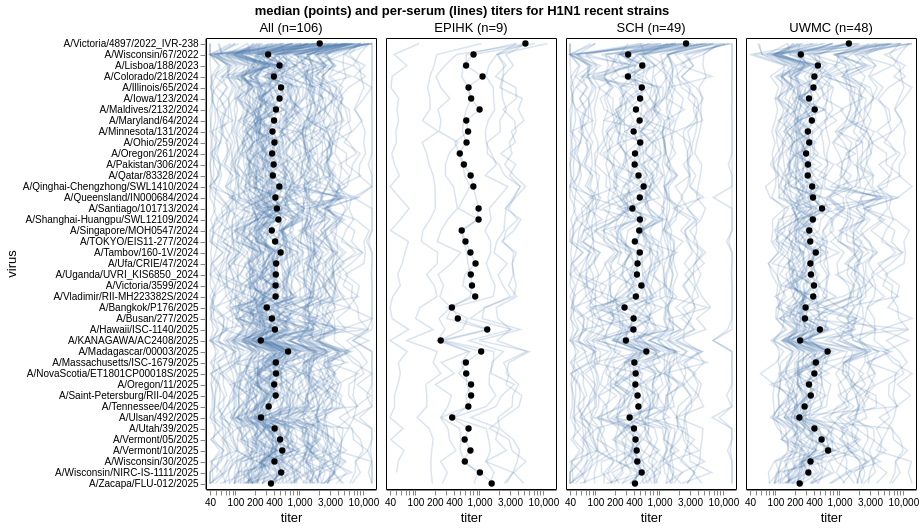

Notebook cell for this chart:
### Markdown cell above
### Now make nicely formatted charts and save them

### Code cell
for subtype, strain_type, (chart_obj, chart_desc, title) in itertools.product(
    viruses["subtype"].unique(),
    ["recent", "vaccine"],
    [
        ((serum_lines + median_points), "individual_sera", "median (points) and per-serum (lines) titers"),
        ((interquartile_range + median_points), "interquartile_range", "median (points) and interquartile range titers"),
        (frac_below_cutoff, "frac_below_cutoff", "fraction sera below titer cutoff"),
    ],
):
    filename = f"{subtype}_{strain_type}_{chart_desc}.html"

    chart = (
        facet_and_add_lookups(chart_obj)
        .transform_filter(alt.datum["subtype"] == subtype)
        .transform_filter(
            alt.FieldOneOfPredicate(
                "strain_type",
                {
                    "recent": ["circulating_2025", "recent_vaccine"],
                    "vaccine": ["vaccine", "recent_vaccine"],
                }[strain_type]
            )
        )
        .configure_axis(grid=False, titleFontWeight="normal", titleFontSize=13)
        .configure_header(
            title=None, labelOrient="top", labelFontSize=13, labelPadding=2
        )
        .configure_view(stroke="black")
        .configure_facet(spacing=8)
        .properties(
            title=alt.TitleParams(
                f"{title} for {subtype} {strain_type} strains",anchor="middle", fontSize=13
            ),
        )
    )
    display(chart)

    print(f"Saving to {filename=}\n")

### Figure 1 — Vega-Lite specification as saved in the notebook (floating-point values rounded to 4 significant figures; data arrays with more than 128 entries replaced by an {"elided": "..."} marker saying what was removed)
{"config": {"view": {"continuousWidth": 300, "continuousHeight": 300, "stroke": "black"}, "axis": {"grid": false, "titleFontSize": 13, "titleFontWeight": "normal"}, "facet": {"spacing": 8}, "header": {"labelFontSize": 13, "labelOrient": "top", "labelPadding": 2, "title": null}}, "data": {"name": "data-d3350df25281bec670b74cdc699a7fc1"}, "facet": {"column": {"field": "group_n", "title": null, "type": "nominal"}}, "spec": {"layer": [{"mark": {"type": "line"}, "encoding": {"detail": {"field": "serum", "type": "nominal"}, "opacity": {"condition": {"param": "param_2", "value": 1, "empty": false}, "value": 0.2}, "size": {"condition": {"param": "param_2", "value": 3, "empty": false}, "value": 1.5}, "tooltip": [{"field": "virus", "type": "nominal"}, {"field": "serum", "type": "nominal"}, {"field": "titer", "format": ".1f", "type": "quantitative"}, {"field": "collection_date_string", "title": "serum date", "type": "nominal"}, {"field": "age_string", "title": "age", "type": "nominal"}, {"field": "sex", "type": "nominal"}], "x": {"field": "titer", "scale": {"domainMin": 40, "nice": false, "padding": 4, "type": "log"}, "type": "quantitative"}, "y": {"axis": {"labelExpr": "replace(datum.label, regexp('_[^_]*$'), '')", "labelLimit": 500}, "field": "virus", "sort": {"elided": "146 str values"}, "type": "nominal"}}, "name": "view_15"}, {"mark": {"type": "circle", "opacity": 1}, "encoding": {"color": {"condition": {"param": "param_1", "value": "red", "empty": false}, "value": "black"}, "size": {"condition": {"param": "param_1", "value": 80, "empty": false}, "value": 40}, "tooltip": [{"field": "virus", "type": "nominal"}, {"field": "strain_type", "type": "nominal"}, {"field": "median_titer", "format": ".1f", "type": "quantitative"}], "x": {"field": "median_titer", "scale": {"domainMin": 40, "nice": false, "padding": 4, "type": "log"}, "title": "titer", "type": "quantitative"}, "y": {"axis": {"labelExpr": "replace(datum.label, regexp('_[^_]*$'), '')", "labelLimit": 500}, "field": "virus", "sort": {"elided": "146 str values"}, "type": "nominal"}}, "transform": [{"aggregate": [{"op": "median", "field": "titer", "as": "median_titer"}], "groupby": ["virus", "subtype", "strain_type", "group"]}]}], "height": {"step": 11}, "width": 170}, "params": [{"name": "param_1", "select": {"type": "point", "clear": "mouseout", "fields": ["virus"], "nearest": false, "on": "mouseover"}, "views": ["view_15"]}, {"name": "param_2", "select": {"type": "point", "clear": "mouseout", "fields": ["serum"], "nearest": false, "on": "mouseover"}, "views": ["view_15"]}, {"name": "param_3", "select": {"type": "point", "fields": ["group"]}, "bind": {"input": "select", "options": [null, "All", "EPIHK", "SCH", "UWMC"], "labels": ["show all", "All", "EPIHK", "SCH", "UWMC"], "name": "serum group"}, "views": ["view_15"]}, {"name": "param_4", "bind": {"input": "range", "max": 70, "min": 0, "name": "minimum subject age (years)", "step": 5}, "value": 0}, {"name": "param_5", "bind": {"input": "range", "max": 70, "min": 0, "name": "maximum subject age (years)", "step": 5}, "value": 70}], "title": {"text": "median (points) and per-serum (lines) titers for H1N1 recent strains", "anchor": "middle", "fontSize": 13}, "transform": [{"lookup": "serum", "from": {"data": {"name": "data-f3098f669076d88f1252da90cc10e892"}, "key": "serum", "fields": ["group", "collection_date_string", "age_string", "age_years", "sex"]}}, {"lookup": "virus", "from": {"data": {"name": "data-01fd58f385a85a4bdd0368139e5314db"}, "key": "virus", "fields": ["subtype", "strain_type"]}}, {"calculate": "[datum.group, 'All']", "as": "facet_with_all"}, {"flatten": ["facet_with_all"], "as": ["group"]}, {"filter": {"param": "param_3"}}, {"filter": "(datum['age_years'] >= param_4)"}, {"filter": "(datum['age_years'] <= param_5)"}, {"joinaggregate": [{"op": "distinct", "field": "serum", "as": "n_per_group"}], "groupby": ["group"]}, {"calculate": "datum.group + ' (n=' + datum.n_per_group + ')'", "as": "group_n"}, {"filter": "(datum['subtype'] === 'H1N1')"}, {"filter": {"field": "strain_type", "oneOf": ["circulating_2025", "recent_vaccine"]}}], "$schema": "https://vega.github.io/schema/vega-lite/v5.20.1.json", "datasets": {"data-d3350df25281bec670b74cdc699a7fc1": {"elided": "14681 records"}, "data-f3098f669076d88f1252da90cc10e892": [{"group": "EPIHK", "serum": "EPIHK_1", "collection_date_numerical": "2025-04-01", "age_years": 14.5, "sex": "F", "collection_date_string": "April-2025", "age_string": "10to19", "exposure_info": "Received 2024/25 NH vaccine: Yes, Received 2023/24 NH vaccine: No, Self-reported flu infection within 0-182 days before collection: No, PCR-confirmed flu infection within 0-182 days before collection: No, Self-reported flu infection within 183-365 days before collection: No, PCR-confirmed flu infection within 183-365 days before collection: No"}, {"group": "EPIHK", "serum": "EPIHK_2", "collection_date_numerical": "2025-04-01", "age_years": 14.5, "sex": "F", "collection_date_string": "April-2025", "age_string": "10to19", "exposure_info": "Received 2024/25 NH vaccine: Yes, Received 2023/24 NH vaccine: No, Self-reported flu infection within 0-182 days before collection: No, PCR-confirmed flu infection within 0-182 days before collection: No, Self-reported flu infection within 183-365 days before collection: No, PCR-confirmed flu infection within 183-365 days before collection: No"}, {"group": "EPIHK", "serum": "EPIHK_3", "collection_date_numerical": "2025-03-01", "age_years": 14.5, "sex": "M", "collection_date_string": "March-2025", "age_string": "10to19", "exposure_info": "Received 2024/25 NH vaccine: No, Received 2023/24 NH vaccine: No, Self-reported flu infection within 0-182 days before collection: No, PCR-confirmed flu infection within 0-182 days before collection: No, Self-reported flu infection within 183-365 days before collection: No, PCR-confirmed flu infection within 183-365 days before collection: No"}, {"group": "EPIHK", "serum": "EPIHK_4", "collection_date_numerical": "2025-04-01", "age_years": 14.5, "sex": "F", "collection_date_string": "April-2025", "age_string": "10to19", "exposure_info": "Received 2024/25 NH vaccine: Yes, Received 2023/24 NH vaccine: Yes, Self-reported flu infection within 0-182 days before collection: No, PCR-confirmed flu infection within 0-182 days before collection: No, Self-reported flu infection within 183-365 days before collection: No, PCR-confirmed flu infection within 183-365 days before collection: No"}, {"group": "EPIHK", "serum": "EPIHK_5", "collection_date_numerical": "2025-03-01", "age_years": 14.5, "sex": "F", "collection_date_string": "March-2025", "age_string": "10to19", "exposure_info": "Received 2024/25 NH vaccine: No, Received 2023/24 NH vaccine: No, Self-reported flu infection within 0-182 days before collection: No, PCR-confirmed flu infection within 0-182 days before collection: No, Self-reported flu infection within 183-365 days before collection: No, PCR-confirmed flu infection within 183-365 days before collection: No"}, {"group": "EPIHK", "serum": "EPIHK_6", "collection_date_numerical": "2025-04-01", "age_years": 14.5, "sex": "F", "collection_date_string": "April-2025", "age_string": "10to19", "exposure_info": "Received 2024/25 NH vaccine: No, Received 2023/24 NH vaccine: No, Self-reported flu infection within 0-182 days before collection: No, PCR-confirmed flu infection within 0-182 days before collection: No, Self-reported flu infection within 183-365 days before collection: No, PCR-confirmed flu infection within 183-365 days before collection: No"}, {"group": "EPIHK", "serum": "EPIHK_7", "collection_date_numerical": "2025-03-01", "age_years": 24.5, "sex": "M", "collection_date_string": "March-2025", "age_string": "20to29", "exposure_info": "Received 2024/25 NH vaccine: No, Received 2023/24 NH vaccine: No, Self-reported flu infection within 0-182 days before collection: No, PCR-confirmed flu infection within 0-182 days before collection: No, Self-reported flu infection within 183-365 days before collection: No, PCR-confirmed flu infection within 183-365 days before collection: No"}, {"group": "EPIHK", "serum": "EPIHK_8", "collection_date_numerical": "2025-03-01", "age_years": 24.5, "sex": "M", "collection_date_string": "March-2025", "age_string": "20to29", "exposure_info": "Received 2024/25 NH vaccine: No, Received 2023/24 NH vaccine: No, Self-reported flu infection within 0-182 days before collection: No, PCR-confirmed flu infection within 0-182 days before collection: No, Self-reported flu infection within 183-365 days before collection: No, PCR-confirmed flu infection within 183-365 days before collection: No"}, {"group": "EPIHK", "serum": "EPIHK_9", "collection_date_numerical": "2025-04-01", "age_years": 24.5, "sex": "F", "collection_date_string": "April-2025", "age_string": "20to29", "exposure_info": "Received 2024/25 NH vaccine: Yes, Received 2023/24 NH vaccine: No, Self-reported flu infection within 0-182 days before collection: No, PCR-confirmed flu infection within 0-182 days before collection: No, Self-reported flu infection within 183-365 days before collection: No, PCR-confirmed flu infection within 183-365 days before collection: No"}, {"group": "SCH", "serum": "SCH_1", "collection_date_numerical": "2025-04-01", "age_years": 13.0, "sex": "F", "collection_date_string": "April-2025", "age_string": "11-15 y", "exposure_info": "na"}, {"group": "SCH", "serum": "SCH_10", "collection_date_numerical": "2025-04-01", "age_years": 8.0, "sex": "F", "collection_date_string": "April-2025", "age_string": "6-10 y", "exposure_info": "na"}, {"group": "SCH", "serum": "SCH_11", "collection_date_numerical": "2025-04-01", "age_years": 13.0, "sex": "F", "collection_date_string": "April-2025", "age_string": "11-15 y", "exposure_info": "na"}, {"group": "SCH", "serum": "SCH_12", "collection_date_numerical": "2025-04-01", "age_years": 1.25, "sex": "M", "collection_date_string": "April-2025", "age_string": "6 m-2 y", "exposure_info": "na"}, {"group": "SCH", "serum": "SCH_13", "collection_date_numerical": "2025-04-01", "age_years": 1.25, "sex": "M", "collection_date_string": "April-2025", "age_string": "6 m-2 y", "exposure_info": "na"}, {"group": "SCH", "serum": "SCH_14", "collection_date_numerical": "2025-04-01", "age_years": 1.25, "sex": "M", "collection_date_string": "April-2025", "age_string": "6 m-2 y", "exposure_info": "na"}, {"group": "SCH", "serum": "SCH_15", "collection_date_numerical": "2025-04-01", "age_years": 8.0, "sex": "F", "collection_date_string": "April-2025", "age_string": "6-10 y", "exposure_info": "na"}, {"group": "SCH", "serum": "SCH_16", "collection_date_numerical": "2025-04-01", "age_years": 5.0, "sex": "F", "collection_date_string": "April-2025", "age_string": "4-6 y", "exposure_info": "na"}, {"group": "SCH", "serum": "SCH_17", "collection_date_numerical": "2025-04-01", "age_years": 0.25, "sex": "M", "collection_date_string": "April-2025", "age_string": "<6 m", "exposure_info": "na"}, {"group": "SCH", "serum": "SCH_18", "collection_date_numerical": "2025-04-01", "age_years": 1.25, "sex": "M", "collection_date_string": "April-2025", "age_string": "6 m-2 y", "exposure_info": "na"}, {"group": "SCH", "serum": "SCH_19", "collection_date_numerical": "2025-04-01", "age_years": 0.25, "sex": "F", "collection_date_string": "April-2025", "age_string": "<6 m", "exposure_info": "na"}, {"group": "SCH", "serum": "SCH_2", "collection_date_numerical": "2025-04-01", "age_years": 0.25, "sex": "M", "collection_date_string": "April-2025", "age_string": "<6 m", "exposure_info": "na"}, {"group": "SCH", "serum": "SCH_20", "collection_date_numerical": "2025-04-01", "age_years": 8.0, "sex": "M", "collection_date_string": "April-2025", "age_string": "6-10 y", "exposure_info": "na"}, {"group": "SCH", "serum": "SCH_21", "collection_date_numerical": "2025-04-01", "age_years": 13.0, "sex": "F", "collection_date_string": "April-2025", "age_string": "11-15 y", "exposure_info": "na"}, {"group": "SCH", "serum": "SCH_22", "collection_date_numerical": "2025-04-01", "age_years": 4.0, "sex": "M", "collection_date_string": "April-2025", "age_string": "3-5 y", "exposure_info": "na"}, {"group": "SCH", "serum": "SCH_23", "collection_date_numerical": "2025-04-01", "age_years": 13.0, "sex": "F", "collection_date_string": "April-2025", "age_string": "11-15 y", "exposure_info": "na"}, {"group": "SCH", "serum": "SCH_24", "collection_date_numerical": "2025-04-01", "age_years": 5.0, "sex": "M", "collection_date_string": "April-2025", "age_string": "4-6 y", "exposure_info": "na"}, {"group": "SCH", "serum": "SCH_25", "collection_date_numerical": "2025-04-01", "age_years": 0.25, "sex": "M", "collection_date_string": "April-2025", "age_string": "<6 m", "exposure_info": "na"}, {"group": "SCH", "serum": "SCH_27", "collection_date_numerical": "2025-04-01", "age_years": 8.0, "sex": "M", "collection_date_string": "April-2025", "age_string": "6-10 y", "exposure_info": "na"}, {"group": "SCH", "serum": "SCH_28", "collection_date_numerical": "2025-04-01", "age_years": 13.0, "sex": "M", "collection_date_string": "April-2025", "age_string": "11-15 y", "exposure_info": "na"}, {"group": "SCH", "serum": "SCH_29", "collection_date_numerical": "2025-04-01", "age_years": 13.0, "sex": "F", "collection_date_string": "April-2025", "age_string": "11-15 y", "exposure_info": "na"}, {"group": "SCH", "serum": "SCH_3", "collection_date_numerical": "2025-04-01", "age_years": 1.25, "sex": "F", "collection_date_string": "April-2025", "age_string": "6 m-2 y", "exposure_info": "na"}, {"group": "SCH", "serum": "SCH_30", "collection_date_numerical": "2025-04-01", "age_years": 0.25, "sex": "M", "collection_date_string": "April-2025", "age_string": "<6 m", "exposure_info": "na"}, {"group": "SCH", "serum": "SCH_31", "collection_date_numerical": "2025-04-01", "age_years": 8.0, "sex": "M", "collection_date_string": "April-2025", "age_string": "6-10 y", "exposure_info": "na"}, {"group": "SCH", "serum": "SCH_32", "collection_date_numerical": "2025-04-01", "age_years": 0.25, "sex": "M", "collection_date_string": "April-2025", "age_string": "<6 m", "exposure_info": "na"}, {"group": "SCH", "serum": "SCH_33", "collection_date_numerical": "2025-04-01", "age_years": 8.0, "sex": "M", "collection_date_string": "April-2025", "age_string": "6-10 y", "exposure_info": "na"}, {"group": "SCH", "serum": "SCH_34", "collection_date_numerical": "2025-04-01", "age_years": 4.0, "sex": "F", "collection_date_string": "April-2025", "age_string": "3-5 y", "exposure_info": "na"}, {"group": "SCH", "serum": "SCH_35", "collection_date_numerical": "2025-04-01", "age_years": 8.0, "sex": "M", "collection_date_string": "April-2025", "age_string": "6-10 y", "exposure_info": "na"}, {"group": "SCH", "serum": "SCH_36", "collection_date_numerical": "2025-04-01", "age_years": 13.0, "sex": "F", "collection_date_string": "April-2025", "age_string": "11-15 y", "exposure_info": "na"}, {"group": "SCH", "serum": "SCH_37", "collection_date_numerical": "2025-04-01", "age_years": 13.0, "sex": "M", "collection_date_string": "April-2025", "age_string": "11-15 y", "exposure_info": "na"}, {"group": "SCH", "serum": "SCH_38", "collection_date_numerical": "2025-04-01", "age_years": 13.0, "sex": "M", "collection_date_string": "April-2025", "age_string": "11-15 y", "exposure_info": "na"}, {"group": "SCH", "serum": "SCH_39", "collection_date_numerical": "2025-04-01", "age_years": 13.0, "sex": "M", "collection_date_string": "April-2025", "age_string": "11-15 y", "exposure_info": "na"}, {"group": "SCH", "serum": "SCH_4", "collection_date_numerical": "2025-04-01", "age_years": 13.0, "sex": "F", "collection_date_string": "April-2025", "age_string": "11-15 y", "exposure_info": "na"}, {"group": "SCH", "serum": "SCH_40", "collection_date_numerical": "2025-04-01", "age_years": 13.0, "sex": "M", "collection_date_string": "April-2025", "age_string": "11-15 y", "exposure_info": "na"}, {"group": "SCH", "serum": "SCH_41", "collection_date_numerical": "2025-04-01", "age_years": 0.25, "sex": "M", "collection_date_string": "April-2025", "age_string": "<6 m", "exposure_info": "na"}, {"group": "SCH", "serum": "SCH_42", "collection_date_numerical": "2025-04-01", "age_years": 4.0, "sex": "F", "collection_date_string": "April-2025", "age_string": "3-5 y", "exposure_info": "na"}, {"group": "SCH", "serum": "SCH_43", "collection_date_numerical": "2025-04-01", "age_years": 13.0, "sex": "F", "collection_date_string": "April-2025", "age_string": "11-15 y", "exposure_info": "na"}, {"group": "SCH", "serum": "SCH_44", "collection_date_numerical": "2025-04-01", "age_years": 13.0, "sex": "F", "collection_date_string": "April-2025", "age_string": "11-15 y", "exposure_info": "na"}, {"group": "SCH", "serum": "SCH_45", "collection_date_numerical": "2025-04-01", "age_years": 5.0, "sex": "F", "collection_date_string": "April-2025", "age_string": "4-6 y", "exposure_info": "na"}, {"group": "SCH", "serum": "SCH_46", "collection_date_numerical": "2025-04-01", "age_years": 0.25, "sex": "F", "collection_date_string": "April-2025", "age_string": "<6 m", "exposure_info": "na"}, {"group": "SCH", "serum": "SCH_47", "collection_date_numerical": "2025-04-01", "age_years": 8.0, "sex": "M", "collection_date_string": "April-2025", "age_string": "6-10 y", "exposure_info": "na"}, {"group": "SCH", "serum": "SCH_48", "collection_date_numerical": "2025-04-01", "age_years": 8.0, "sex": "F", "collection_date_string": "April-2025", "age_string": "6-10 y", "exposure_info": "na"}, {"group": "SCH", "serum": "SCH_49", "collection_date_numerical": "2025-04-01", "age_years": 8.0, "sex": "M", "collection_date_string": "April-2025", "age_string": "6-10 y", "exposure_info": "na"}, {"group": "SCH", "serum": "SCH_5", "collection_date_numerical": "2025-04-01", "age_years": 8.0, "sex": "M", "collection_date_string": "April-2025", "age_string": "6-10 y", "exposure_info": "na"}, {"group": "SCH", "serum": "SCH_50", "collection_date_numerical": "2025-04-01", "age_years": 8.0, "sex": "F", "collection_date_string": "April-2025", "age_string": "6-10 y", "exposure_info": "na"}, {"group": "SCH", "serum": "SCH_6", "collection_date_numerical": "2025-04-01", "age_years": 13.0, "sex": "F", "collection_date_string": "April-2025", "age_string": "11-15 y", "exposure_info": "na"}, {"group": "SCH", "serum": "SCH_7", "collection_date_numerical": "2025-04-01", "age_years": 13.0, "sex": "F", "collection_date_string": "April-2025", "age_string": "11-15 y", "exposure_info": "na"}, {"group": "SCH", "serum": "SCH_8", "collection_date_numerical": "2025-04-01", "age_years": 8.0, "sex": "F", "collection_date_string": "April-2025", "age_string": "6-10 y", "exposure_info": "na"}, {"group": "SCH", "serum": "SCH_9", "collection_date_numerical": "2025-04-01", "age_years": 13.0, "sex": "F", "collection_date_string": "April-2025", "age_string": "11-15 y", "exposure_info": "na"}, {"group": "UWMC", "serum": "UWMC-1", "collection_date_numerical": "2025-03-01", "age_years": 29.0, "sex": "F", "collection_date_string": "March-2025", "age_string": "29", "exposure_info": "na"}, {"group": "UWMC", "serum": "UWMC-10", "collection_date_numerical": "2025-03-01", "age_years": 38.0, "sex": "F", "collection_date_string": "March-2025", "age_string": "38", "exposure_info": "na"}, {"group": "UWMC", "serum": "UWMC-11", "collection_date_numerical": "2025-03-01", "age_years": 52.0, "sex": "F", "collection_date_string": "March-2025", "age_string": "52", "exposure_info": "na"}, {"group": "UWMC", "serum": "UWMC-12", "collection_date_numerical": "2025-03-01", "age_years": 31.0, "sex": "F", "collection_date_string": "March-2025", "age_string": "31", "exposure_info": "na"}, {"group": "UWMC", "serum": "UWMC-13", "collection_date_numerical": "2025-03-01", "age_years": 37.0, "sex": "M", "collection_date_string": "March-2025", "age_string": "37", "exposure_info": "na"}, {"group": "UWMC", "serum": "UWMC-14", "collection_date_numerical": "2025-03-01", "age_years": 62.0, "sex": "F", "collection_date_string": "March-2025", "age_string": "62", "exposure_info": "na"}, {"group": "UWMC", "serum": "UWMC-15", "collection_date_numerical": "2025-03-01", "age_years": 51.0, "sex": "F", "collection_date_string": "March-2025", "age_string": "51", "exposure_info": "na"}, {"group": "UWMC", "serum": "UWMC-16", "collection_date_numerical": "2025-03-01", "age_years": 51.0, "sex": "M", "collection_date_string": "March-2025", "age_string": "51", "exposure_info": "na"}, {"group": "UWMC", "serum": "UWMC-17", "collection_date_numerical": "2025-03-01", "age_years": 30.0, "sex": "F", "collection_date_string": "March-2025", "age_string": "30", "exposure_info": "na"}, {"group": "UWMC", "serum": "UWMC-18", "collection_date_numerical": "2025-03-01", "age_years": 65.0, "sex": "F", "collection_date_string": "March-2025", "age_string": "65", "exposure_info": "na"}, {"group": "UWMC", "serum": "UWMC-19", "collection_date_numerical": "2025-03-01", "age_years": 38.0, "sex": "F", "collection_date_string": "March-2025", "age_string": "38", "exposure_info": "na"}, {"group": "UWMC", "serum": "UWMC-2", "collection_date_numerical": "2025-03-01", "age_years": 63.0, "sex": "F", "collection_date_string": "March-2025", "age_string": "63", "exposure_info": "na"}, {"group": "UWMC", "serum": "UWMC-20", "collection_date_numerical": "2025-03-01", "age_years": 44.0, "sex": "F", "collection_date_string": "March-2025", "age_string": "44", "exposure_info": "na"}, {"group": "UWMC", "serum": "UWMC-21", "collection_date_numerical": "2025-03-01", "age_years": 40.0, "sex": "M", "collection_date_string": "March-2025", "age_string": "40", "exposure_info": "na"}, {"group": "UWMC", "serum": "UWMC-22", "collection_date_numerical": "2025-03-01", "age_years": 61.0, "sex": "M", "collection_date_string": "March-2025", "age_string": "61", "exposure_info": "na"}, {"group": "UWMC", "serum": "UWMC-23", "collection_date_numerical": "2025-03-01", "age_years": 62.0, "sex": "M", "collection_date_string": "March-2025", "age_string": "62", "exposure_info": "na"}, {"group": "UWMC", "serum": "UWMC-24", "collection_date_numerical": "2025-03-01", "age_years": 32.0, "sex": "F", "collection_date_string": "March-2025", "age_string": "32", "exposure_info": "na"}, {"group": "UWMC", "serum": "UWMC-25", "collection_date_numerical": "2025-03-01", "age_years": 40.0, "sex": "F", "collection_date_string": "March-2025", "age_string": "40", "exposure_info": "na"}, {"group": "UWMC", "serum": "UWMC-26", "collection_date_numerical": "2025-03-01", "age_years": 34.0, "sex": "M", "collection_date_string": "March-2025", "age_string": "34", "exposure_info": "na"}, {"group": "UWMC", "serum": "UWMC-27", "collection_date_numerical": "2025-03-01", "age_years": 53.0, "sex": "F", "collection_date_string": "March-2025", "age_string": "53", "exposure_info": "na"}, {"group": "UWMC", "serum": "UWMC-28", "collection_date_numerical": "2025-03-01", "age_years": 26.0, "sex": "M", "collection_date_string": "March-2025", "age_string": "26", "exposure_info": "na"}, {"group": "UWMC", "serum": "UWMC-29", "collection_date_numerical": "2025-03-01", "age_years": 58.0, "sex": "M", "collection_date_string": "March-2025", "age_string": "58", "exposure_info": "na"}, {"group": "UWMC", "serum": "UWMC-3", "collection_date_numerical": "2025-03-01", "age_years": 35.0, "sex": "F", "collection_date_string": "March-2025", "age_string": "35", "exposure_info": "na"}, {"group": "UWMC", "serum": "UWMC-30", "collection_date_numerical": "2025-03-01", "age_years": 27.0, "sex": "F", "collection_date_string": "March-2025", "age_string": "27", "exposure_info": "na"}, {"group": "UWMC", "serum": "UWMC-31", "collection_date_numerical": "2025-03-01", "age_years": 41.0, "sex": "F", "collection_date_string": "March-2025", "age_string": "41", "exposure_info": "na"}, {"group": "UWMC", "serum": "UWMC-32", "collection_date_numerical": "2025-03-01", "age_years": 44.0, "sex": "M", "collection_date_string": "March-2025", "age_string": "44", "exposure_info": "na"}, {"group": "UWMC", "serum": "UWMC-33", "collection_date_numerical": "2025-03-01", "age_years": 51.0, "sex": "F", "collection_date_string": "March-2025", "age_string": "51", "exposure_info": "na"}, {"group": "UWMC", "serum": "UWMC-34", "collection_date_numerical": "2025-03-01", "age_years": 24.0, "sex": "F", "collection_date_string": "March-2025", "age_string": "24", "exposure_info": "na"}, {"group": "UWMC", "serum": "UWMC-35", "collection_date_numerical": "2025-03-01", "age_years": 65.0, "sex": "M", "collection_date_string": "March-2025", "age_string": "65", "exposure_info": "na"}, {"group": "UWMC", "serum": "UWMC-36", "collection_date_numerical": "2025-03-01", "age_years": 45.0, "sex": "F", "collection_date_string": "March-2025", "age_string": "45", "exposure_info": "na"}, {"group": "UWMC", "serum": "UWMC-37", "collection_date_numerical": "2025-03-01", "age_years": 28.0, "sex": "F", "collection_date_string": "March-2025", "age_string": "28", "exposure_info": "na"}, {"group": "UWMC", "serum": "UWMC-38", "collection_date_numerical": "2025-03-01", "age_years": 66.0, "sex": "F", "collection_date_string": "March-2025", "age_string": "66", "exposure_info": "na"}, {"group": "UWMC", "serum": "UWMC-39", "collection_date_numerical": "2025-03-01", "age_years": 30.0, "sex": "F", "collection_date_string": "March-2025", "age_string": "30", "exposure_info": "na"}, {"group": "UWMC", "serum": "UWMC-4", "collection_date_numerical": "2025-03-01", "age_years": 34.0, "sex": "F", "collection_date_string": "March-2025", "age_string": "34", "exposure_info": "na"}, {"group": "UWMC", "serum": "UWMC-40", "collection_date_numerical": "2025-03-01", "age_years": 52.0, "sex": "F", "collection_date_string": "March-2025", "age_string": "52", "exposure_info": "na"}, {"group": "UWMC", "serum": "UWMC-41", "collection_date_numerical": "2025-03-01", "age_years": 21.0, "sex": "F", "collection_date_string": "March-2025", "age_string": "21", "exposure_info": "na"}, {"group": "UWMC", "serum": "UWMC-42", "collection_date_numerical": "2025-03-01", "age_years": 38.0, "sex": "M", "collection_date_string": "March-2025", "age_string": "38", "exposure_info": "na"}, {"group": "UWMC", "serum": "UWMC-43", "collection_date_numerical": "2025-03-01", "age_years": 35.0, "sex": "M", "collection_date_string": "March-2025", "age_string": "35", "exposure_info": "na"}, {"group": "UWMC", "serum": "UWMC-44", "collection_date_numerical": "2025-03-01", "age_years": 30.0, "sex": "M", "collection_date_string": "March-2025", "age_string": "30", "exposure_info": "na"}, {"group": "UWMC", "serum": "UWMC-49", "collection_date_numerical": "2025-04-01", "age_years": 22.0, "sex": "F", "collection_date_string": "April-2025", "age_string": "22", "exposure_info": "na"}, {"group": "UWMC", "serum": "UWMC-5", "collection_date_numerical": "2025-03-01", "age_years": 42.0, "sex": "F", "collection_date_string": "March-2025", "age_string": "42", "exposure_info": "na"}, {"group": "UWMC", "serum": "UWMC-50", "collection_date_numerical": "2025-04-01", "age_years": 7.0, "sex": "M", "collection_date_string": "April-2025", "age_string": "7", "exposure_info": "na"}, {"group": "UWMC", "serum": "UWMC-51", "collection_date_numerical": "2025-04-01", "age_years": 21.0, "sex": "F", "collection_date_string": "April-2025", "age_string": "21", "exposure_info": "na"}, {"group": "UWMC", "serum": "UWMC-54", "collection_date_numerical": "2025-04-01", "age_years": 19.0, "sex": "F", "collection_date_string": "April-2025", "age_string": "19", "exposure_info": "na"}, {"group": "UWMC", "serum": "UWMC-6", "collection_date_numerical": "2025-03-01", "age_years": 43.0, "sex": "M", "collection_date_string": "March-2025", "age_string": "43", "exposure_info": "na"}, {"group": "UWMC", "serum": "UWMC-7", "collection_date_numerical": "2025-03-01", "age_years": 49.0, "sex": "M", "collection_date_string": "March-2025", "age_string": "49", "exposure_info": "na"}, {"group": "UWMC", "serum": "UWMC-8", "collection_date_numerical": "2025-03-01", "age_years": 27.0, "sex": "M", "collection_date_string": "March-2025", "age_string": "27", "exposure_info": "na"}, {"group": "UWMC", "serum": "UWMC-9", "collection_date_numerical": "2025-03-01", "age_years": 42.0, "sex": "M", "collection_date_string": "March-2025", "age_string": "42", "exposure_info": "na"}], "data-01fd58f385a85a4bdd0368139e5314db": {"elided": "141 records"}}}
